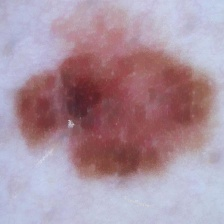
#> input picture milk10k_example.jpg, 224 x 224 px; its folder holds only this picture in this run
$ python -i inference_utils.py   (imports and definitions only)
#> lines starting #> are read from the running program, lines starting #| are printed output that depends on the picture; after the words box and inside, x2 and y2 are one past the last pixel; in counts of white or black regions, pixels touching at a corner belong together
#> further down, picture is the input picture: shape (224, 224, 3); mean B, G, R 158.9, 145.2, 170.2
"""
SkinAnalytica — inference_utils.py
Single source of truth for ONNX logits -> calibrated probabilities,
image preprocessing, and test-time augmentation.

Every place that runs the ensemble (API, agents, notebooks) must use
softmax_with_temperature() instead of re-deriving softmax inline —
skipping the temperature divide silently breaks any fixed-probability
threshold (e.g. the melanoma cutoff, api/SA05_api.py's MEL_THRESHOLD) while leaving AUC unaffected,
since AUC only depends on rank order, not the temperature-scaled scale.
"""
import os
import sys
import json
import glob
import numpy as np
import cv2

IMG_SIZE = 224
IMAGENET_MEAN = np.array([0.485, 0.456, 0.406], dtype=np.float32)
IMAGENET_STD = np.array([0.229, 0.224, 0.225], dtype=np.float32)


# [142 lines left out: functions enable_onnx_cuda_dll_dirs, softmax_with_temperature, load_temperature, run_session, check_dermatoscope_likelihood, not called in this run]


def preprocess_bgr(img_bgr: np.ndarray) -> np.ndarray:
    """Hair removal + center-crop + resize + ImageNet normalize. Returns [1,3,H,W] float32.

    Center-crop-to-square (shorter side) before the resize-to-224 step was
    shipped to production 2026-07-28 -- see docs/MODEL_CARD.md finding #24
    and scripts/ablation_centercrop_mra_midas.py / ablation_centercrop_milk10k.py
    for the validation behind it: a real gain on MRA-MIDAS's huge,
    small-lesion-in-frame photos (+0.0146 to +0.0209 AUC depending on
    metric) with negligible cost on MILK10k's already-well-performing
    population (-0.002 to -0.005 AUC). A no-op for already-square input
    (SLICE-3D's 1.00 aspect ratio crops). Every caller of this function
    (the live /analyze endpoint, score_dataset.py, extract_embeddings.py)
    picks this up automatically -- do not re-derive preprocessing inline
    elsewhere (see module docstring). NOTE: MEL_THRESHOLD/TBP_MEL_THRESHOLD/
    skin_tone_class thresholds in api/SA05_api.py were calibrated under the
    OLD naive-resize behavior and have not been re-derived against this
    center-crop -- see docs/KNOWN_GAPS.md, flagged there as an open gap,
    not silently resolved by this change.
    """
    gray = cv2.cvtColor(img_bgr, cv2.COLOR_BGR2GRAY)
    kernel = cv2.getStructuringElement(cv2.MORPH_RECT, (17, 17))
    bhat = cv2.morphologyEx(gray, cv2.MORPH_BLACKHAT, kernel)
    _, thr = cv2.threshold(bhat, 10, 255, cv2.THRESH_BINARY)
    img = cv2.inpaint(img_bgr, thr, 1, cv2.INPAINT_TELEA)

    h, w = img.shape[:2]
    side = min(h, w)
    top = (h - side) // 2
    left = (w - side) // 2
    img = img[top:top + side, left:left + side]

    img = cv2.cvtColor(img, cv2.COLOR_BGR2RGB)
    img = cv2.resize(img, (IMG_SIZE, IMG_SIZE)).astype(np.float32) / 255.0
    img = (img - IMAGENET_MEAN) / IMAGENET_STD
    return img.transpose(2, 0, 1)[None].astype(np.float32)


def detect_lesion_bbox(img_bgr: np.ndarray, downscale_to: int = 512,
                        padding_frac: float = 0.20, min_area_frac: float = 0.0015,
                        max_area_frac: float = 0.85) -> tuple:
    """
    Locates the lesion within img_bgr, returns a SQUARE bounding box
    (x1, y1, x2, y2) in ORIGINAL image coordinates, padded around the
    detected lesion. Classical CV, no trained model -- see
    docs/MODEL_CARD.md finding #21 for why this exists: MRA-MIDAS's
    dermatoscope-attachment photos are huge (median 3024x4032) with the
    lesion occupying a small fraction of the frame inside the
    dermatoscope's circular field of view; a naive full-frame resize
    wastes almost all the available detail on background. A simple
    center-crop ablation already confirmed the mechanism (+0.021 MelAUC,
    not fully CI-confirmed at n=786) -- this aims to do better than
    "assume the lesion is near-center" by actually finding it.

    Two-stage classical approach:
    1. Find the "content area" -- excludes a dark circular vignette if
       one is present (common in phone-through-dermatoscope photos), a
       no-op if the frame has no such border (e.g. ISIC-style images).
    2. Within the content area, Otsu-threshold on grayscale (lesions are
       typically darker/more pigmented than surrounding skin), then pick
       the largest contour that's reasonably central and reasonably
       compact -- guards against a ruler/scale overlay or a hair clump
       being mistaken for the lesion (both tend to sit near an edge and/or
       be thin and elongated, scored low by the centrality/compactness
       terms below).

    Falls back to a center square crop of the content area -- the same
    fallback the center-crop ablation already validated as safe -- when
    no contour clears the area/shape thresholds. Detection runs on a
    downscaled copy for speed (the bbox is scaled back up to full
    resolution); on a huge source image this is also considerably faster
    than the original pipeline, since the expensive hair-removal inpaint
    step downstream now runs on a small crop instead of the full frame.

    NOT wired into preprocess_bgr() or any production path -- see
    preprocess_bgr_lesion_crop() below for the paired preprocessing
    function, itself not yet used by api/SA05_api.py. Opt-in only, same
    discipline as capture_mode/skin_tone_class -- nothing calls this yet.
    """
#> called with downscale_to = 512, padding_frac = 0.2, min_area_frac = 0.0015, max_area_frac = 0.85
    h0, w0 = img_bgr.shape[:2]
#> h0 = 224; w0 = 224
    scale = downscale_to / max(h0, w0) if max(h0, w0) > downscale_to else 1.0
#> scale = 1
    small = cv2.resize(img_bgr, (int(w0 * scale), int(h0 * scale))) if scale < 1.0 else img_bgr.copy()
    hs, ws = small.shape[:2]
#> hs = 224; ws = 224

    gray = cv2.cvtColor(small, cv2.COLOR_BGR2GRAY)
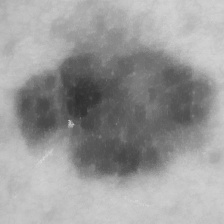
#> gray: shape (224, 224); min 46, max 217, mean 154.2
    bright_mask = gray > 15  # excludes a near-black vignette/background, if present
#> bright_mask: shape (224, 224) bool; every value is 1
    if bright_mask.sum() < 0.05 * hs * ws:
        cx1, cy1, cx2, cy2 = 0, 0, ws, hs  # degenerate (near-all-black) -- use the whole frame
    else:
        ys, xs = np.where(bright_mask)
        cx1, cy1, cx2, cy2 = int(xs.min()), int(ys.min()), int(xs.max()) + 1, int(ys.max()) + 1
#> cx1 = 0; cy1 = 0; cx2 = 224; cy2 = 224
    content = small[cy1:cy2, cx1:cx2]
    ch, cw = content.shape[:2]
#> ch = 224; cw = 224

    cgray = cv2.cvtColor(content, cv2.COLOR_BGR2GRAY)
    cgray = cv2.GaussianBlur(cgray, (5, 5), 0)
    _, mask = cv2.threshold(cgray, 0, 255, cv2.THRESH_BINARY_INV + cv2.THRESH_OTSU)
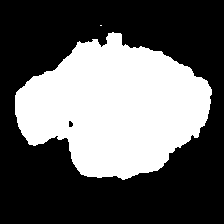
#> mask: shape (224, 224); 38.2% white; 2 white regions (1 under 20 px), largest, box (x1, y1, x2, y2) and area: (15, 32, 212, 180) 19178
    kernel = np.ones((5, 5), np.uint8)
    mask = cv2.morphologyEx(mask, cv2.MORPH_OPEN, kernel, iterations=2)
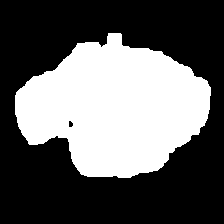
#> mask: shape (224, 224); 38% white; 1 white region, box (x1, y1, x2, y2) and area: (15, 33, 211, 178) 19076
    mask = cv2.morphologyEx(mask, cv2.MORPH_CLOSE, kernel, iterations=2)
#> mask: shape (224, 224); 38.1% white; 1 white region

    contours, _ = cv2.findContours(mask, cv2.RETR_EXTERNAL, cv2.CHAIN_APPROX_SIMPLE)
#> contours = 1 contour; box (x1, y1, x2, y2) and area: (15, 33, 211, 178) 18862
    frame_area = ch * cw
#> frame_area = 50176
    frame_cx, frame_cy = cw / 2, ch / 2
#> frame_cx = 112; frame_cy = 112
    max_dist = (frame_cx ** 2 + frame_cy ** 2) ** 0.5 or 1.0
#> max_dist = 158.4

    best, best_score = None, -1.0
    for c in contours:
        area = cv2.contourArea(c)
        area_frac = area / frame_area if frame_area else 0
        if area_frac < min_area_frac or area_frac > max_area_frac:
            continue
        x, y, w, h = cv2.boundingRect(c)
        bx, by = x + w / 2, y + h / 2
        centrality = 1 - (((bx - frame_cx) ** 2 + (by - frame_cy) ** 2) ** 0.5) / max_dist
        compactness = min(w, h) / max(w, h) if max(w, h) else 0
        score = area_frac * 0.4 + centrality * 0.4 + compactness * 0.2
        if score > best_score:
            best_score, best = score, (x, y, x + w, y + h)
#> this loop made 1 pass
#> (area, area_frac, x, y, w, h, bx, by) on pass 1: (18861.5, 0.376, 15, 33, 196, 145, 113, 105.5)
#> after the loop, best_score = 0.682

    if best is None:
        side = min(ch, cw)
        fx1, fy1 = (cw - side) // 2, (ch - side) // 2
        best = (fx1, fy1, fx1 + side, fy1 + side)

    bx1, by1, bx2, by2 = best
#> bx1 = 15; by1 = 33; bx2 = 211; by2 = 178
    pad_w, pad_h = int((bx2 - bx1) * padding_frac), int((by2 - by1) * padding_frac)
#> pad_w = 39; pad_h = 29
    bx1, by1 = max(0, bx1 - pad_w), max(0, by1 - pad_h)
#> bx1 = 0; by1 = 4
    bx2, by2 = min(cw, bx2 + pad_w), min(ch, by2 + pad_h)
#> bx2 = 224; by2 = 207

    side = max(bx2 - bx1, by2 - by1)  # force square, same reasoning as the center-crop ablation
#> side = 224
    ccx, ccy = (bx1 + bx2) // 2, (by1 + by2) // 2
#> ccx = 112; ccy = 105
    bx1, by1 = max(0, ccx - side // 2), max(0, ccy - side // 2)
#> by1 = 0
    bx2, by2 = min(cw, bx1 + side), min(ch, by1 + side)
#> by2 = 224
    bx1, by1 = max(0, bx2 - side), max(0, by2 - side)  # re-clamp if the frame edge was hit

    inv_scale = 1.0 / scale
#> inv_scale = 1
    ox1 = max(0, int((cx1 + bx1) * inv_scale))
#> ox1 = 0
    oy1 = max(0, int((cy1 + by1) * inv_scale))
#> oy1 = 0
    ox2 = min(w0, int((cx1 + bx2) * inv_scale))
#> ox2 = 224
    oy2 = min(h0, int((cy1 + by2) * inv_scale))
#> oy2 = 224
    return ox1, oy1, ox2, oy2


def preprocess_bgr_lesion_crop(img_bgr: np.ndarray) -> np.ndarray:
    """detect_lesion_bbox() + the same hair-removal/resize/normalize as
    preprocess_bgr() -- but applied to the detected crop, not the full
    frame. Not called by anything in api/SA05_api.py yet; exists for
    ablation testing (scripts/ablation_lesioncrop_mra_midas.py) before any
    production decision. See preprocess_bgr()'s docstring for why this is
    a separate function rather than a change to it."""
    x1, y1, x2, y2 = detect_lesion_bbox(img_bgr)
#> x1 = 0; y1 = 0; x2 = 224; y2 = 224
    cropped = img_bgr[y1:y2, x1:x2]
    if cropped.size == 0:
        cropped = img_bgr
    return preprocess_bgr(cropped)
#> in preprocess_bgr, `bhat = cv2.morphologyEx(gray, cv2.MORPH_BLACKHAT, kernel)`:
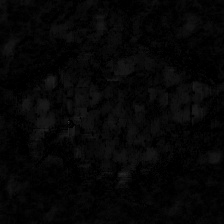
#> bhat: shape (224, 224); min 0, max 56, mean 6.1
#> in preprocess_bgr, `_, thr = cv2.threshold(bhat, 10, 255, cv2.THRESH_BINARY)`:
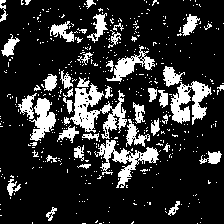
#> thr: shape (224, 224); 18.5% white; 479 white regions (433 under 20 px), largest, box (x1, y1, x2, y2) and area: (70, 83, 127, 139) 1310, (170, 81, 212, 125) 968, (97, 140, 159, 188) 954
#> in preprocess_bgr, `img = (img - IMAGENET_MEAN) / IMAGENET_STD`:
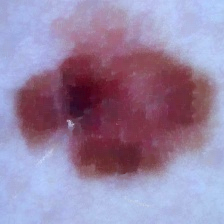
#> img: shape (224, 224, 3) float32; mean R, G, B 0.819, 0.531, 0.991; drawn with min black and max white


# [29 lines left out: functions tta_variants, predict_tta, not called in this run]

>>> import cv2
>>> picture = cv2.imread('../milk10k_example.jpg')
>>> result = preprocess_bgr_lesion_crop(picture)

$ run again, on mra_lesioncrop_bbox_overlay.jpg
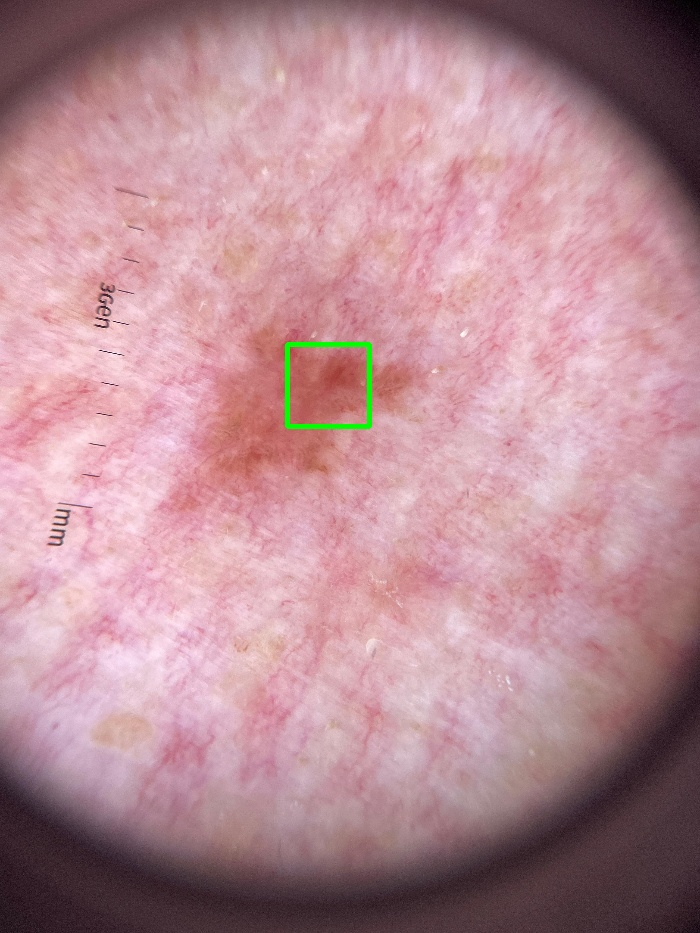
#> input picture mra_lesioncrop_bbox_overlay.jpg, 700 x 933 px
#> picture is the input picture: shape (933, 700, 3); mean B, G, R 149.2, 140.6, 183.6
#> in detect_lesion_bbox, `bright_mask = gray > 15`:
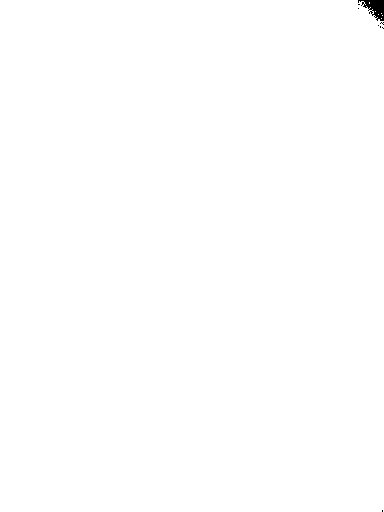
#> bright_mask: shape (512, 384) bool; 99.8% white; 8 black regions (7 under 20 px), largest, box (x1, y1, x2, y2) and area: (358, 0, 384, 21) 298
#> cx1 = 0; cx2 = 384; cy2 = 512
#> contours = 3 contours; box (x1, y1, x2, y2) and area: (0, 318, 384, 512) 28312, (0, 0, 384, 137) 14083, (165, 196, 197, 224) 476
#> the loop in detect_lesion_bbox, `for c in contours:` made 3 passes
#> (area, area_frac, x, y, w, h, bx, by) on passes 1 to 2: (28311.5, 0.144, 0, 318, 384, 194, 192, 415), (476, 0.00242, 165, 196, 32, 28, 181, 210)
#> after the loop in detect_lesion_bbox, `for c in contours:`: best_score = 0.517
#> in detect_lesion_bbox, `bx1, by1, bx2, by2 = best`: bx1 = 165; by1 = 196; bx2 = 197; by2 = 224
#> pad_w = 6; pad_h = 5
#> in detect_lesion_bbox, `bx1, by1 = max(0, bx1 - pad_w), max(0, by1 - pad_h)`: bx1 = 159; by1 = 191
#> in detect_lesion_bbox, `bx2, by2 = min(cw, bx2 + pad_w), min(ch, by2 + pad_h)`: bx2 = 203; by2 = 229
#> in detect_lesion_bbox, `side = max(bx2 - bx1, by2 - by1)`: side = 44
#> ccx = 181; ccy = 210
#> in detect_lesion_bbox, `bx1, by1 = max(0, ccx - side // 2), max(0, ccy - side // 2)`: by1 = 188
#> in detect_lesion_bbox, `bx2, by2 = min(cw, bx1 + side), min(ch, by1 + side)`: by2 = 232
#> ox1 = 289
#> oy1 = 342
#> ox2 = 369
#> oy2 = 422
#> x1 = 289; y1 = 342; x2 = 369; y2 = 422
#> thr: shape (80, 80); 36% white; 115 white regions (102 under 20 px), largest, box (x1, y1, x2, y2) and area: (1, 5, 57, 80) 1284, (31, 54, 69, 73) 292, (27, 0, 51, 7) 118
#> in preprocess_bgr, `img = cv2.resize(img, (IMG_SIZE, IMG_SIZE)).astype(np.float32) / 255.0`:
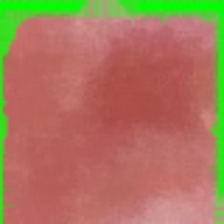
#> img: shape (224, 224, 3) float32; mean R, G, B 0.664, 0.47, 0.362
